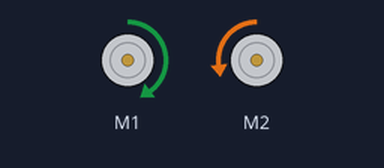
This sketch was run on a simulated Arduino Uno, built with avr-gcc and run on an emulated ATmega328P. Shown: 2 × DC motor (green arrow = forward, orange = backward, longer = faster).

Above: at 0.1 s.
Timing chart, 0 to 1.6 s (numbered marks = the images above):
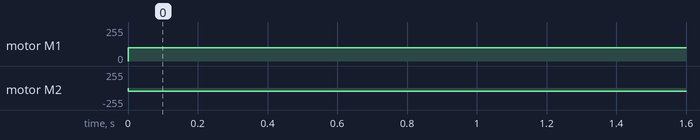

The sketch:

initial_test.ino
```cpp
#include <Wire.h>
#include <Adafruit_MotorShield.h>
#include "utility/Adafruit_MS_PWMServoDriver.h"

Adafruit_MotorShield shield = Adafruit_MotorShield();
Adafruit_DCMotor *motor1 = shield.getMotor(1);
Adafruit_DCMotor *motor2 = shield.getMotor(2);

void setup() {
  shield.begin();

  motor1->setSpeed(100);
  motor2->setSpeed(50);

}

void loop() {
  motor1->run(FORWARD);
  motor2->run(BACKWARD);
}
```

Measured:
- by itself, motor M1: stopped → forward 100/255 at 0.00 s
- by itself, motor M2: stopped → backward 50/255 at 0.00 s
